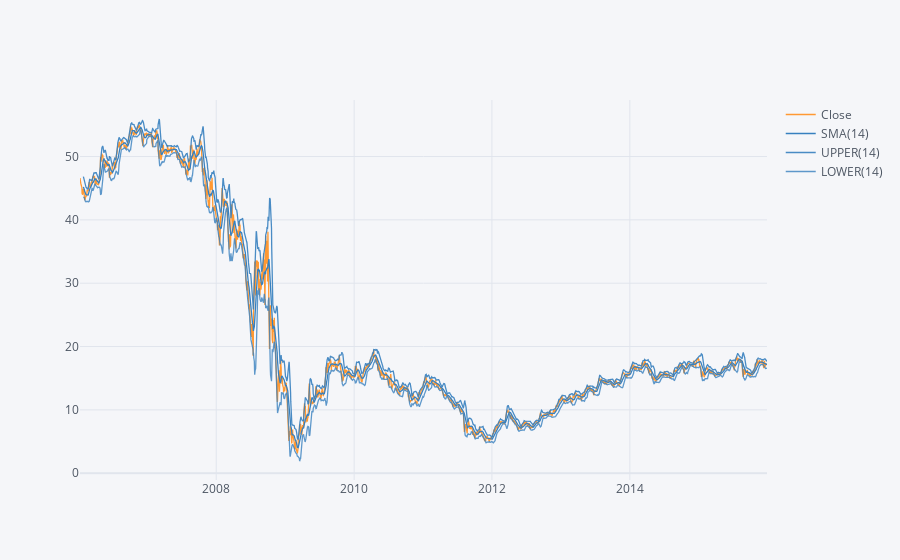

Notebook cell for this chart:
### Code cell
BAC['Close'].loc['2006-01-09':'2015-12-29'].ta_plot(study = 'boll')

### Figure 1 — Plotly figure (JSON) as saved in the notebook; plotly's stock layout.template omitted (floating-point values rounded to 4 significant figures; data arrays with more than 128 entries replaced by an {"elided": "..."} marker saying what was removed)
{"data": [{"line": {"color": "rgba(255, 153, 51, 1.0)", "dash": "solid", "shape": "linear", "width": 1.3}, "mode": "lines", "name": "Close", "text": "", "type": "scatter", "x": {"elided": "2511 str values"}, "y": {"elided": "2511 float values"}}, {"line": {"color": "rgba(55, 128, 191, 1.0)", "dash": "solid", "shape": "linear", "width": 1.3}, "mode": "lines", "name": "SMA(14)", "text": "", "type": "scatter", "x": {"elided": "2511 str values"}, "y": {"elided": "2511 mixed values"}}, {"line": {"color": "rgba(55, 128, 191, 0.8999999999999999)", "dash": "solid", "shape": "linear", "width": 1.3}, "mode": "lines", "name": "UPPER(14)", "text": "", "type": "scatter", "x": {"elided": "2511 str values"}, "y": {"elided": "2511 mixed values"}}, {"line": {"color": "rgba(55, 128, 191, 0.7999999999999998)", "dash": "solid", "shape": "linear", "width": 1.3}, "mode": "lines", "name": "LOWER(14)", "text": "", "type": "scatter", "x": {"elided": "2511 str values"}, "y": {"elided": "2511 mixed values"}}], "layout": {"legend": {"bgcolor": "#F5F6F9", "font": {"color": "#4D5663"}}, "paper_bgcolor": "#F5F6F9", "plot_bgcolor": "#F5F6F9", "title": {"font": {"color": "#4D5663"}}, "xaxis": {"gridcolor": "#E1E5ED", "showgrid": true, "tickfont": {"color": "#4D5663"}, "title": {"font": {"color": "#4D5663"}, "text": ""}, "zerolinecolor": "#E1E5ED"}, "yaxis": {"gridcolor": "#E1E5ED", "showgrid": true, "tickfont": {"color": "#4D5663"}, "title": {"font": {"color": "#4D5663"}, "text": ""}, "zerolinecolor": "#E1E5ED"}}}
